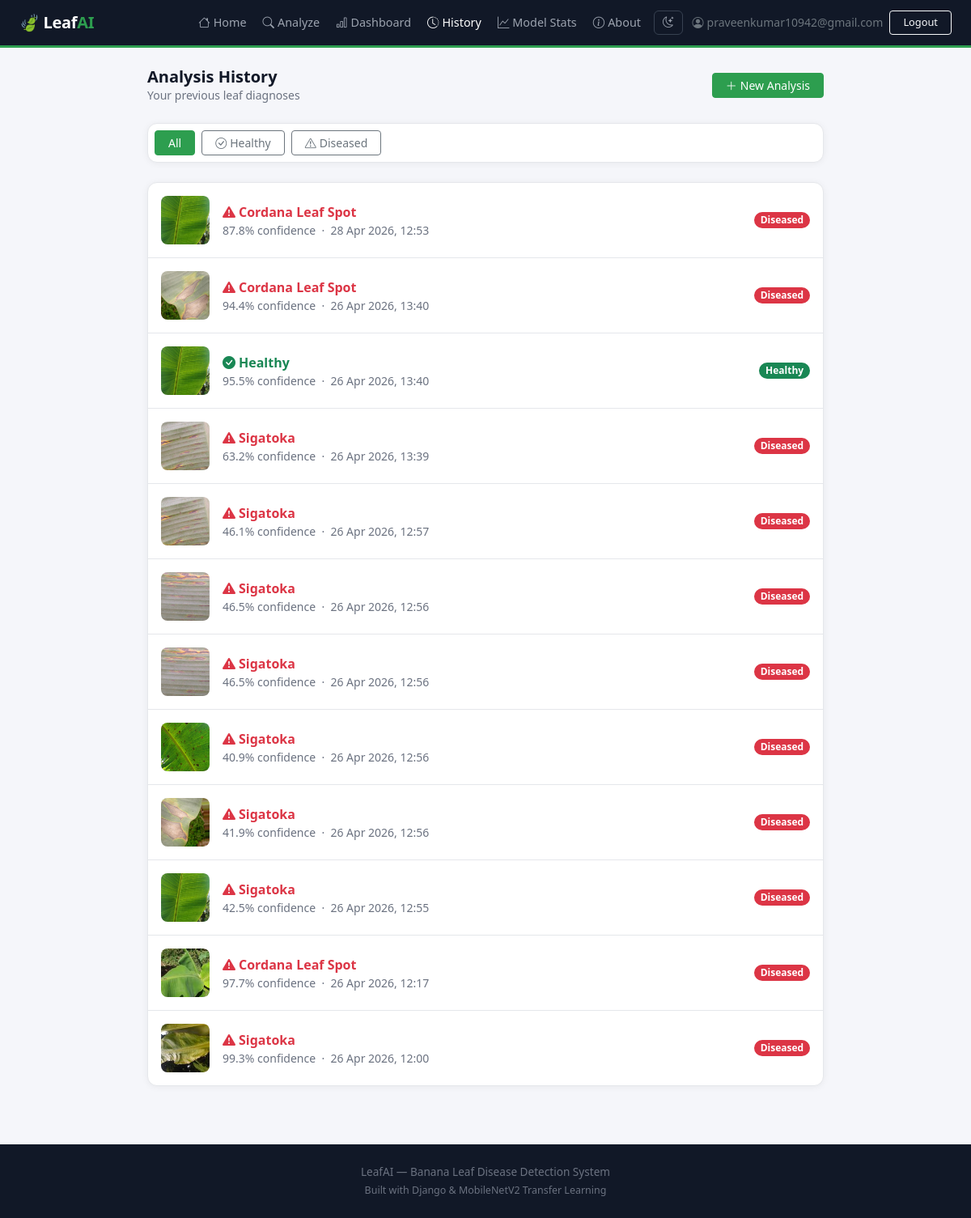
Page /history/ (signed in) on the committed database.
### predictor/models.py (models this page shows, shortened)
class Prediction(models.Model):
    user       = models.ForeignKey(User, on_delete=models.CASCADE)
    image      = models.ImageField(upload_to='uploads/')
    disease    = models.CharField(max_length=100)
    confidence = models.FloatField()
    is_healthy = models.BooleanField(default=False)
    created_at = models.DateTimeField(auto_now_add=True)
    class Meta:
        ordering = ['-created_at']

### predictor/views.py (the view)
# urls.py: path('history/', views.history, name='history'),
@login_required
def history(request):
    filter_type = request.GET.get('filter', 'all')
    qs = Prediction.objects.filter(user=request.user)
    if filter_type == 'healthy':
        qs = qs.filter(is_healthy=True)
    elif filter_type == 'diseased':
        qs = qs.filter(is_healthy=False)
    preds = qs[:30]
    return render(request, 'predictor/history.html', {'preds': preds, 'filter_type': filter_type})

### predictor/templates/predictor/history.html (shortened to what this page needs)
{% extends "base.html" %}
{% block content %}
<div class="d-flex justify-content-between align-items-center mb-4">
  <div>
    <h5 class="fw-bold mb-0">Analysis History</h5>
    <p class="text-muted small mb-0">Your previous leaf diagnoses</p>
  </div>
  <a href="{% url 'upload' %}" class="btn btn-primary btn-sm px-3">
    <i class="bi bi-plus-lg me-1"></i>New Analysis
  </a>
</div>
<div class="card p-2 mb-4">
  <div class="d-flex gap-2">
    <a href="{% url 'history' %}"
       class="btn btn-sm {% if filter_type == 'all' %}btn-primary{% else %}btn-outline-secondary{% endif %} px-3">
      All
    </a>
    <a href="{% url 'history' %}?filter=healthy"
       class="btn btn-sm {% if filter_type == 'healthy' %}btn-success{% else %}btn-outline-secondary{% endif %} px-3">
      <i class="bi bi-check-circle me-1"></i>Healthy
    </a>
    <a href="{% url 'history' %}?filter=diseased"
       class="btn btn-sm {% if filter_type == 'diseased' %}btn-danger{% else %}btn-outline-secondary{% endif %} px-3">
      <i class="bi bi-exclamation-triangle me-1"></i>Diseased
    </a>
  </div>
</div>
{% if preds %}
  <div class="card">
    {% for p in preds %}
    <div class="d-flex align-items-center gap-3 p-3 {% if not forloop.last %}border-bottom{% endif %}">
      <img src="{{ p.image.url }}" alt=""
           style="width:60px; height:60px; object-fit:cover; border-radius:8px; flex-shrink:0;">
      <div class="flex-grow-1">
        <div class="fw-semibold">
          {% if p.is_healthy %}
            <span class="text-success"><i class="bi bi-check-circle-fill me-1"></i>{{ p.disease }}</span>
          {% else %}
            <span class="text-danger"><i class="bi bi-exclamation-triangle-fill me-1"></i>{{ p.disease }}</span>
          {% endif %}
        </div>
        <div class="text-muted small">
          {{ p.confidence }}% confidence &nbsp;·&nbsp; {{ p.created_at|date:"d M Y, H:i" }}
        </div>
      </div>
      <span class="badge bg-{{ p.is_healthy|yesno:'success,danger' }} rounded-pill">
        {{ p.is_healthy|yesno:'Healthy,Diseased' }}
      </span>
    </div>
    {% endfor %}
  </div>
{% else %}
  <div class="card text-center py-5">
    <i class="bi bi-inbox" style="font-size:2.5rem; color:#adb5bd;"></i>
    <p class="mt-3 text-muted mb-3">No analyses found for this filter.</p>
    <a href="{% url 'upload' %}" class="btn btn-primary btn-sm px-4">Start Analyzing</a>
  </div>
{% endif %}
{% endblock %}

### templates/base.html (shortened to what this page needs)
<!DOCTYPE html>
<html lang="en" data-theme="light">
<head>
  <link href="https://cdn.jsdelivr.net/npm/bootstrap@5.3.0/dist/css/bootstrap.min.css" rel="stylesheet">
  <link href="https://cdn.jsdelivr.net/npm/bootstrap-icons@1.11.0/font/bootstrap-icons.css" rel="stylesheet">
</head>
<body>
<nav class="navbar navbar-expand-lg px-4 py-2">
  <a class="navbar-brand" href="{% url 'landing' %}">🍃 Leaf<span>AI</span></a>
  <div class="collapse navbar-collapse" id="navMenu">
    <ul class="navbar-nav ms-auto align-items-lg-center gap-1">
      <li class="nav-item">
        <a class="nav-link {% if request.resolver_match.url_name == 'landing' %}active{% endif %}" href="{% url 'landing' %}">
          <i class="bi bi-house me-1"></i>Home
        </a>
      </li>
      {% if user.is_authenticated %}
        <li class="nav-item">
          <a class="nav-link {% if request.resolver_match.url_name == 'upload' %}active{% endif %}" href="{% url 'upload' %}">
            <i class="bi bi-search me-1"></i>Analyze
          </a>
        </li>
        <li class="nav-item">
          <a class="nav-link {% if request.resolver_match.url_name == 'dashboard' %}active{% endif %}" href="{% url 'dashboard' %}">
            <i class="bi bi-bar-chart me-1"></i>Dashboard
          </a>
        </li>
        <li class="nav-item">
          <a class="nav-link {% if request.resolver_match.url_name == 'history' %}active{% endif %}" href="{% url 'history' %}">
            <i class="bi bi-clock-history me-1"></i>History
          </a>
        </li>
      {% endif %}
      <li class="nav-item">
        <a class="nav-link {% if request.resolver_match.url_name == 'model_stats' %}active{% endif %}" href="{% url 'model_stats' %}">
          <i class="bi bi-graph-up me-1"></i>Model Stats
        </a>
      </li>
      <li class="nav-item">
        <a class="nav-link {% if request.resolver_match.url_name == 'about' %}active{% endif %}" href="{% url 'about' %}">
          <i class="bi bi-info-circle me-1"></i>About
        </a>
      </li>
      <li class="nav-item ms-1">
        <button class="theme-btn" onclick="toggleTheme()" id="themeBtn" title="Toggle dark/light mode">
          <i class="bi bi-moon-stars" id="themeIcon"></i>
        </button>
      </li>
      {% if user.is_authenticated %}
        <li class="nav-item ms-2 d-flex align-items-center gap-2">
          <span class="text-secondary small"><i class="bi bi-person-circle me-1"></i>{{ user.username }}</span>
          <form method="post" action="{% url 'logout' %}" class="m-0">
            <button class="btn btn-sm btn-outline-light py-1 px-3" style="font-size:.8rem;">Logout</button>
          </form>
        </li>
      {% endif %}
    </ul>
  </div>
</nav>
<main class="container py-4" style="max-width: 860px;">
  {% block content %}{% endblock %}
</main>
<footer class="text-center py-4 mt-5">
  <div class="container">
    <p class="mb-1">LeafAI — Banana Leaf Disease Detection System</p>
    <p class="mb-0" style="font-size:.78rem;">Built with Django &amp; MobileNetV2 Transfer Learning</p>
  </div>
</footer>
</body>
</html>

### templates/base.html (style rules this page uses)
:root { --green: #2d9e4f; --green-dark: #1e7a3a; --green-light: #e8f5ed; --nav-bg: #111827; --body-bg: #f5f6fa; --card-bg: #ffffff; --text-main: #111827; --text-muted: #6b7280; --border-color: #e5e7eb; }
body { background: var(--body-bg); color: var(--text-main); font-family: 'Segoe UI', sans-serif; min-height: 100vh; transition: background .3s, color .3s; }
.navbar { background: var(--nav-bg) !important; border-bottom: 3px solid var(--green); }
.navbar-brand { font-weight: 700; color: #fff !important; letter-spacing: -.3px; }
.navbar-brand span { color: var(--green); }
.nav-link { color: #9ca3af !important; font-size: .9rem; transition: color .2s; }
.nav-link:hover, .nav-link.active { color: #fff !important; }
.btn-primary { background: var(--green); border-color: var(--green); }
.card { border: 1px solid var(--border-color); border-radius: 12px; background: var(--card-bg); box-shadow: 0 1px 8px rgba(0,0,0,.06); }
.text-muted { color: var(--text-muted) !important; }
.border-bottom { border-color: var(--border-color) !important; }
a { color: var(--green); }
.theme-btn { background: none; border: 1px solid #374151; color: #9ca3af; border-radius: 6px; padding: 4px 10px; cursor: pointer; font-size: .85rem; transition: all .2s; }
footer { background: var(--nav-bg); color: #6b7280; font-size: .85rem; }

### rows in the picture
Prediction: image (picture), disease "Cordana Leaf Spot", confidence "87.8", created_at "28 Apr 2026, 12:53", is_healthy "Diseased"
Prediction: image (picture), disease "Cordana Leaf Spot", confidence "94.4", created_at "26 Apr 2026, 13:40", is_healthy "Diseased"
Prediction: image (picture), disease "Healthy", confidence "95.5", created_at "26 Apr 2026, 13:40", is_healthy "Healthy"
Prediction: image (picture), disease "Sigatoka", confidence "63.2", created_at "26 Apr 2026, 13:39", is_healthy "Diseased"
Prediction: image (picture), disease "Sigatoka", confidence "46.1", created_at "26 Apr 2026, 12:57", is_healthy "Diseased"
Prediction: image (picture), disease "Sigatoka", confidence "46.5", created_at "26 Apr 2026, 12:56", is_healthy "Diseased"
Prediction: image (picture), disease "Sigatoka", confidence "46.5", created_at "26 Apr 2026, 12:56", is_healthy "Diseased"
Prediction: image (picture), disease "Sigatoka", confidence "40.9", created_at "26 Apr 2026, 12:56", is_healthy "Diseased"
Prediction: image (picture), disease "Sigatoka", confidence "41.9", created_at "26 Apr 2026, 12:56", is_healthy "Diseased"
Prediction: image (picture), disease "Sigatoka", confidence "42.5", created_at "26 Apr 2026, 12:55", is_healthy "Diseased"
Prediction: image (picture), disease "Cordana Leaf Spot", confidence "97.7", created_at "26 Apr 2026, 12:17", is_healthy "Diseased"
Prediction: image (picture), disease "Sigatoka", confidence "99.3", created_at "26 Apr 2026, 12:00", is_healthy "Diseased"

### other values in the picture
{{ user.username }} "praveenkumar10942@gmail.com"
